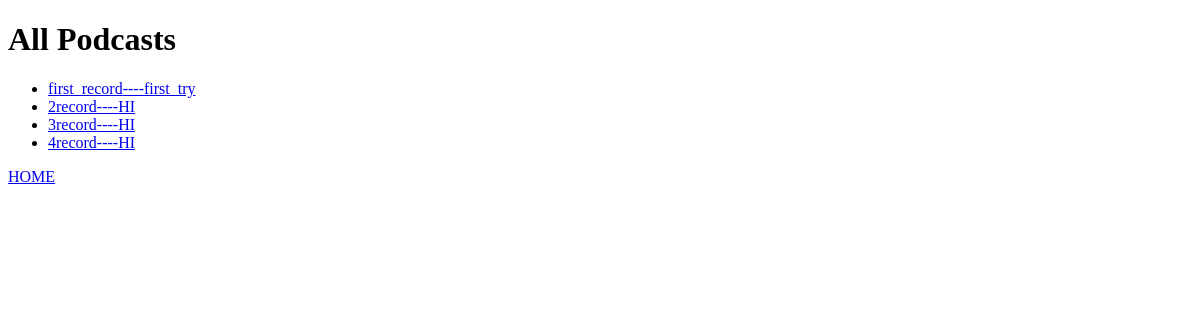
The app's page /mypodcast/, older data.
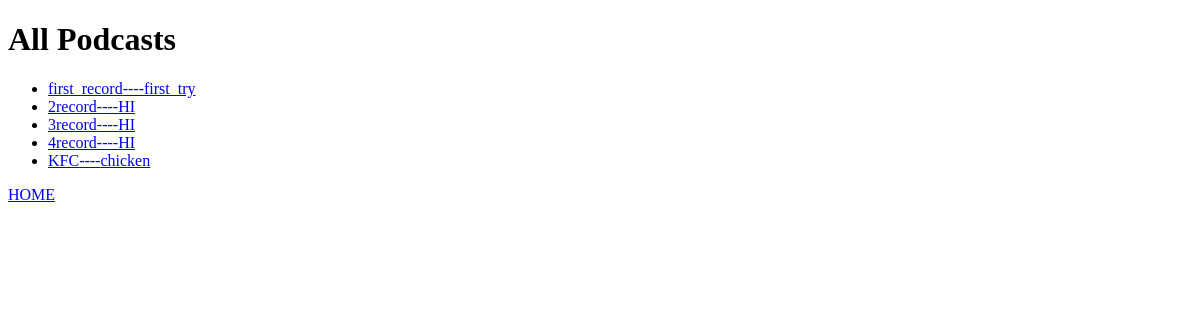
The same page, newer data.
### podcast/models.py (models this page shows, shortened)
class Podcast(models.Model):
  title = models.CharField(max_length=100)
  about = models.CharField(max_length=1000)
  version = models.IntegerField(null=True)
  record_time = models.DateTimeField(auto_now_add=True, null=True)

### podcast/views.py (the view)
# urls.py: path('mypodcast/',views.podcasts, name='podcast'),
def podcasts(request):
    podcasts = Podcast.objects.all().values()
    template = loader.get_template('all_podcasts.html')
    context = {
        'mypodcasts': podcasts,
    }
    return HttpResponse(template.render(context, request))

### podcast/templates/all_podcasts.html
{% extends 'master.html' %} {% block title %} All Podcasts {% endblock %}
{%block content %}
<h1>All Podcasts</h1>
<ul>
  {% for podcast in mypodcasts %}
  <li>
    <a href="detail/{{ podcast.id }}"
      >{{ podcast.title }}----{{ podcast.about }}</a
    >
  </li>
  {% endfor %}
</ul>
<p><a href="/">HOME</a></p>
{% endblock %}

### podcast/templates/master.html (shortened to what this page needs)
<!DOCTYPE html>
<html>
  <head>
  </head>
  <body>
    {% block content %} {% endblock %}
  </body>
</html>

Row changes from the older to the newer data that the page shows:
added Podcast: title "KFC", about "chicken"
